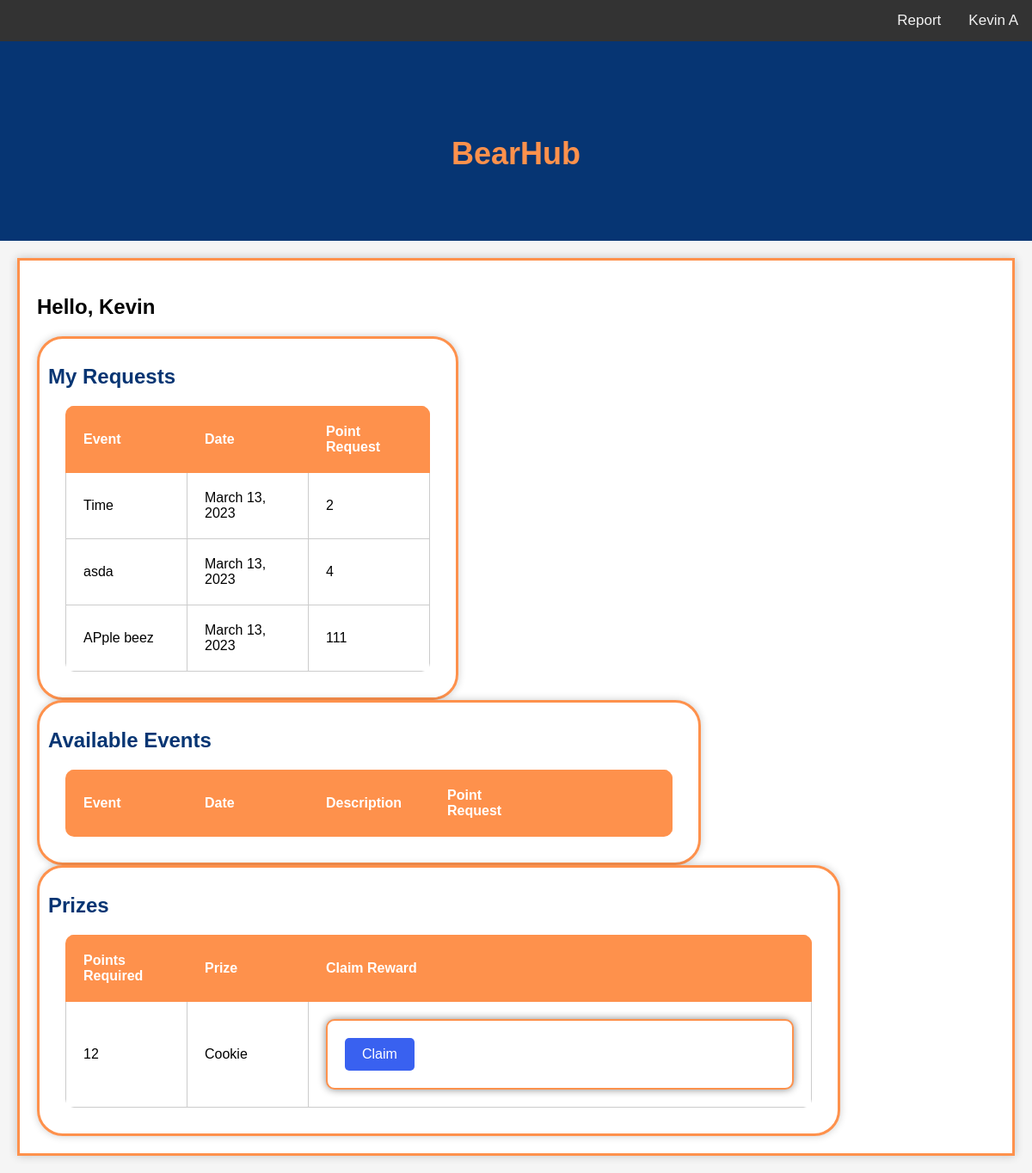
Before: /BearHubHome/StudentPage/920288/ with the older database file.
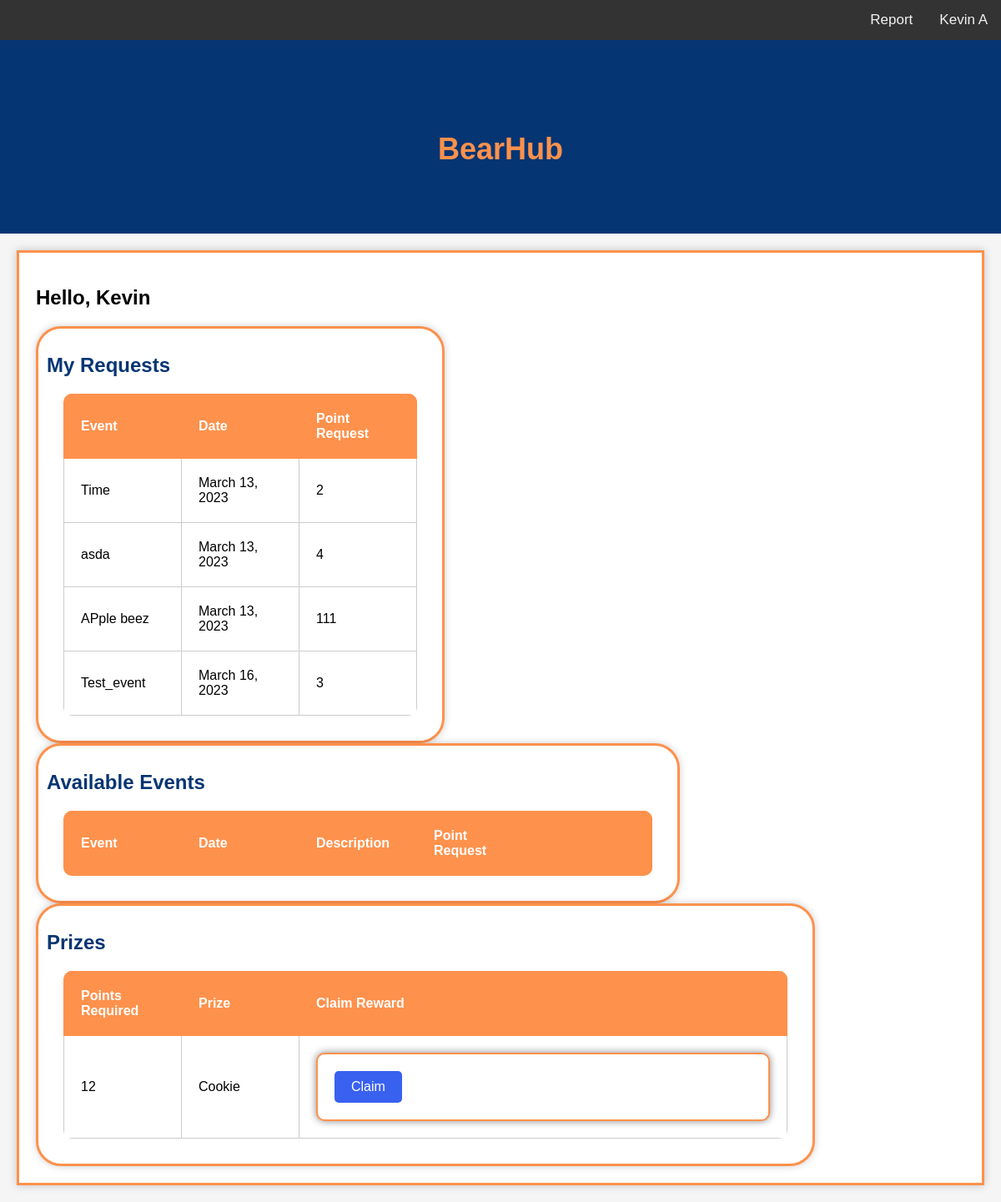
After: the same page with the newer database file.
### BearHubHome/models.py (models this page shows)
class Student(models.Model):
    First_name = models.CharField(max_length=64)
    Last_name = models.CharField(max_length=64)
    grade_level = models.IntegerField()
    password= models.CharField(max_length=64)
    points = models.IntegerField()
    Email = models.EmailField()

class Event(models.Model):
    name= models.CharField(max_length=64)
    date = models.DateField(max_length=24)
    point_value= models.IntegerField()
    students = models.ManyToManyField(Student, blank=True,related_name="event")
    description=models.TextField(max_length=512)

class Reward(models.Model):
    Name = models.CharField(max_length=64)
    point_value = models.IntegerField()

### BearHubHome/views.py (the view)
# urls.py: path('StudentPage/<int:user_id>/',views.StudentPage,name="stupage"),
def StudentPage(request, user_id):
    try:
        user = Student.objects.get(pk=user_id)
        events = user.event.all()
        Nonevents = Event.objects.exclude(id__in=user.event.all().values_list('id', flat=True))
        Rewards = Reward.objects.all()
        return render(request, "HII/signedIn.html", {"user": user,"events": events,"Nonevents":Nonevents, "Rewards":Rewards})
    except Student.DoesNotExist:
        return HttpResponseRedirect(reverse("bear:LogIn"))

### BearHubHome/templates/HII/signedIn.html (shortened to what this page needs)
{% load static %}
<!DOCTYPE html>
<html lang="en">
<head>
	<link href="{% static 'style.css' %}" rel="stylesheet">
</head>
<body>
	<div class="topnav">
		<button class="b" onmouseover="showInfo()">{{ user.First_name.capitalize }} {{ user.Last_name.capitalize|first }}</button>
		<a href="{% url 'bear:report' %}">Report</a>
	</div>
	<header>
		<h1>BearHub</h1>
	</header>
	<div class="container">
		<h2>Hello, {{ user.First_name.capitalize }}</h2>
		<div class="containera">
			<h2 class="table-title">My Requests</h2>
			<table>
				<tr>
					<th>Event</th>
					<th>Date</th>
					<th>Point Request</th>
				</tr>
				{% for event in events %}
				<tr>
					<td>{{ event.name }}</td>
					<td>{{ event.date }}</td>
					<td>{{ event.point_value }}</td>
				</tr>
				{% endfor %}
			</table>
		</div>
		<div class="containera">
			<h2 class="table-title">Available Events</h2>
			<table>
				<tr>
					<th>Event</th>
					<th>Date</th>
					<th>Description</th>
					<th>Point Request</th>
					<th></th>
				</tr>
			</table>
		</div>
		<div class="containera">
			<h2 class="table-title">Prizes</h2>
			<table>
				<tr>
					<th>Points Required</th>
					<th>Prize</th>
					<th>Claim Reward</th>
				</tr>
				{% for Reward in Rewards %}
				<tr>
					<td>{{ Reward.point_value }}</td>
					<td>{{ Reward.Name }}</td>
					<td>
						<form method="POST" action="{% url 'bear:claim_reward' %}">
							<button type="submit">Claim</button>
						</form>
					</td>
				</tr>
				{% endfor %}
			</table>
		</div>
</body>
</html>

### BearHubHome/static/style.css (style rules this page uses)
body { margin: 0; padding: 0; font-family: Arial, sans-serif; background-color: #f5f5f5; }
h1 { margin: 20px; font-size: 36px; text-align: center; color: #fe914c; }
.container { margin: 20px; padding: 20px; background-color: #fff; box-shadow: 0 0 10px rgba(0, 0, 0, 0.2); border: 3px solid #fe914c; display: inline-block; }
.containera { display: inline-block; border: 3px solid #fe914c; border-radius: 30px; padding: 10px; background-color: #ffffff; box-shadow: 0 0 10px rgba(0, 0, 0, 0.2); width: auto; height: auto; }
table { border-collapse: collapse; margin: 20px; table-layout: auto; border-radius: 10px; overflow: hidden; }
th, td { padding: 20px; text-align: left; width: 100px; }
th { background-color: #fe914c; color: #fff; border: 1px solid #fe914c; }
td { background-color: #fff; border: 1px solid #ccc; }
.table-title { justify-content: center; color: #063573; }
button { background-color: #3961f0; color: #fff; padding: 10px 20px; border: none; border-radius: 5px; font-size: 16px; cursor: pointer; transition: background-color 0.3s; }
h1, p { text-align: center; margin-top: 50px; }
form { width: 500px; margin: 0 auto; background-color: #fff; padding: 20px; border-radius: 10px; box-shadow: 0px 0px 10px #888888; border: 2px solid #fe914c; }
header { padding: 60px; text-align: center; background: #063573; color: white; font-size: 30px; }
.topnav { background-color: #333; overflow: hidden; box-shadow: 0 2px 4px 0 rgba(0,0,0,.2); }
.topnav a { float: right; color: #f2f2f2; text-align: center; padding: 14px 16px; text-decoration: none; font-size: 17px; }
button.b { float: right; color: #f2f2f2; background-color: #333; text-align: center; padding: 14px 16px; text-decoration: none; font-size: 17px; border-radius: 0px; }

Changed rows visible on the page:
added Event: name "Test_event", date "March 16, 2023", point_value "3"
